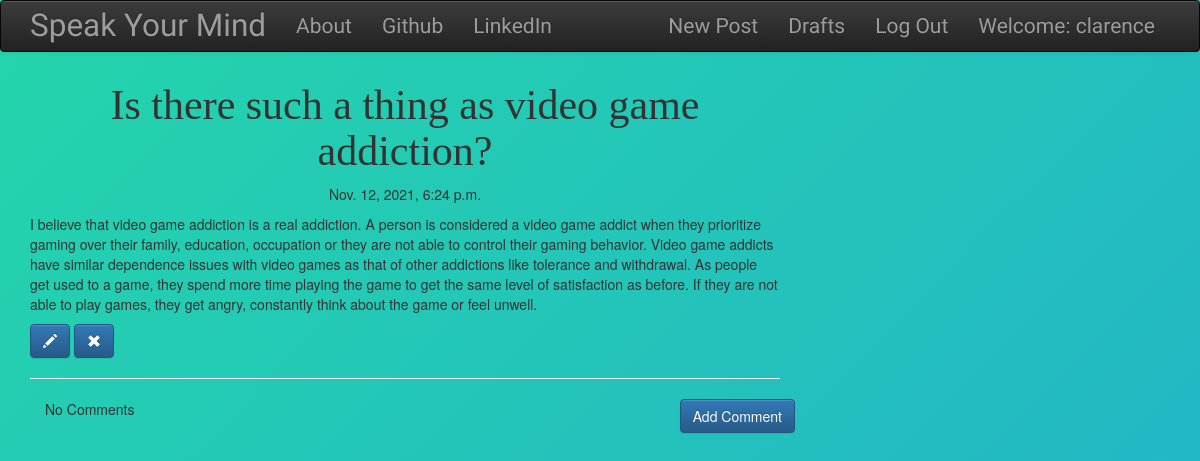
The page /post/5 (signed in) on the database its author committed.
### blog/models.py (models this page shows, shortened)
class Post(models.Model):
    author = models.ForeignKey('auth.User',on_delete = models.CASCADE)
    title = models.CharField(max_length = 200)
    text = models.TextField()
    created_date = models.DateTimeField(default = timezone.now)
    published_date = models.DateTimeField(blank=True,null=True)

### blog/views.py (the view)
# urls.py: url(r'^post/(?P<pk>\d+)$',views.PostDetailView.as_view(),name='post_detail'),
class PostDetailView(DetailView):
    model = Post

### blog/templates/blog/post_detail.html
{% extends "blog/base.html" %}
{% block content %}
<h1 class="posttitle loader">{{post.title}}</h1>
{% if post.published_date %}
  <div class="date postdate">
    {{post.published_date}}
  </div>
{% else %}
  <a class = "btn btn-default" href="{% url 'post_publish' pk=post.pk %}">Publish</a>
{% endif %}
<p class = 'postcontent'>{{post.text|safe|linebreaksbr}}</p>
{% if user.is_authenticated %}
  <a class='btn btn-primary' href="{% url 'post_edit' pk=post.pk %}">
    <span class ='glyphicon glyphicon-pencil'></span>
  </a>
  <a class='btn btn-primary' href="{% url 'post_remove' pk=post.pk %}">
    <span class ='glyphicon glyphicon-remove'></span>
  </a>
{% endif %}
<hr>
<a class = "btn btn-primary btn-comment" href="{% url 'add_comment_to_post' pk=post.pk %}">Add Comment</a>
<div class="container">
  {% for comment in post.comments.all %}
  <br>
  {% if user.is_authenticated or comment.approved_comment %}
    {{comment.created_date }}
    {% if not comment.approved_comment %}
      <a class='btn btn-default' href="{% url 'comment_remove' pk=comment.pk %}">
        <span class ='glyphicon glyphicon-remove'></span>
      </a>
      <a class='btn btn-primary' href="{% url 'comment_approve' pk=comment.pk %}">
        <span class ='glyphicon glyphicon-ok'></span>
      </a>
    {% endif %}
  <p>{{comment.text|safe|linebreaks}}</p>
  <p>Posted By: {{comment.author}}</p>
  {% endif %}
  {% empty %}
  <p>No Comments</p>
  {% endfor %}
</div>
{% endblock %}

### blog/templates/blog/base.html (shortened to what this page needs)
<!DOCTYPE html>
{% load static %}
<html lang="en" dir="ltr">
  <head>
    <link rel="stylesheet" href="https://maxcdn.bootstrapcdn.com/bootstrap/3.3.7/css/bootstrap.min.css">
    <link rel="stylesheet" href="https://maxcdn.bootstrapcdn.com/bootstrap/3.3.7/css/bootstrap-theme.min.css">
    <link rel="stylesheet" href="//cdn.jsdelivr.net/npm/medium-editor@latest/dist/css/medium-editor.min.css" type="text/css" media="screen" charset="utf-8">
    <link rel="stylesheet" href="{% static 'css/blog.css' %}">
  </head>
  <body class = 'loader'>
    <nav class = "navbar navbar-default techfont custom-navbar navbar-inverse">
      <div class="container">
        <a class = 'navbar-brand bigbrand ' href="{% url 'post_list' %}">Speak Your Mind</a>
        <div class="collapse navbar-collapse" id="myNavbar">
        <ul class="nav navbar-nav">
          <li><a href="{% url 'about' %}">About</a></li>
          <li><a href="https://www.github.com">Github</a></li>
          <li><a href="https://www.linkedin.com">LinkedIn</a></li>
        </ul>
        <ul class = 'nav navbar-nav navbar-right active'>
            {% if user.is_authenticated %}
            <li>
              <a href="{% url 'post_new' %}">New Post</a>
            </li>
            <li>
              <a href="{% url 'post_draft_list' %}">Drafts</a>
            </li>
            <li>
              <a href="{% url 'logout' %}">Log Out</a>
            </li>
            <li>
              <a>Welcome: {{user.username}}</a>
            </li>
            {% else %}
            <li>
              <a class = 'nav navbar-right' href="{% url 'login' %}">
                <span class='glyphicon glyphicon-user'></span>
              </a>
            </li>
            {% endif %}
        </ul>
        </div>
      </div>
    </nav>
    <div class="content container">
      <div class="row">
        <div class="col-md-8">
          <div class="blog_posts">
            {% block content %}
            {% endblock %}
          </div>
        </div>
      </div>
    </div>
  </body>
</html>

### blog/static/css/blog.css (style rules this page uses)
.techfont { font-family: 'Unna', serif; font-size: 1.5em; margin-bottom: 10px; }
.bigbrand { font-size: 1.5em; }
.postdate { text-align: center; }
.posttitle { font-family: 'Montagu Slab', serif; font-size: 3em; text-align: center; }
.postcontent { font-family: 'Playfair Display', serif; font-size: 1.5em; }
.btn-comment { position: absolute; right: 0px; }
.loader { filter:hue-rotate(0deg); color:linear-gradient(45deg,#0f8,#08f); animation:hue 10000ms infinite linear; }
body { background: linear-gradient(-45deg, #ee7752, #e73c7e, #23a6d5, #23d5ab); background-size: 400% 400%; animation: gradient 15s ease infinite; height: 100vh; }

### rows shown on the page
Post: title "Is there such a thing as video game addiction?", published_date "Nov. 12, 2021, 6:24 p.m.", text "I believe that video game addiction is a real addiction. A person is considered a video game addict when they prioritize gaming over their family, education, occupation or they are not able to control their gaming behavior. Video game addicts have similar dependence issues with video games as that of other addictions like tolerance and withdrawal. As people get used to a game, they spend more time playing the game to get the same level of satisfaction as before. If they are not able to play games, they get angry, constantly think about the game or feel unwell."

### other values the page prints
{{ user.username }} "clarence"
